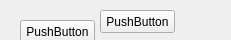
<?xml version="1.0" encoding="UTF-8"?>
<ui version="4.0">
 <class>StudentListWidget</class>
 <widget class="QWidget" name="StudentListWidget">
  <property name="geometry">
   <rect>
    <x>0</x>
    <y>0</y>
    <width>231</width>
    <height>40</height>
   </rect>
  </property>
  <property name="sizePolicy">
   <sizepolicy hsizetype="Fixed" vsizetype="Fixed">
    <horstretch>0</horstretch>
    <verstretch>0</verstretch>
   </sizepolicy>
  </property>
  <property name="windowTitle">
   <string>Form</string>
  </property>
  <widget class="QPushButton" name="pushButton">
   <property name="geometry">
    <rect>
     <x>20</x>
     <y>20</y>
     <width>75</width>
     <height>23</height>
    </rect>
   </property>
   <property name="text">
    <string>PushButton</string>
   </property>
  </widget>
  <widget class="QPushButton" name="pushButton_2">
   <property name="geometry">
    <rect>
     <x>100</x>
     <y>10</y>
     <width>75</width>
     <height>23</height>
    </rect>
   </property>
   <property name="text">
    <string>PushButton</string>
   </property>
  </widget>
 </widget>
 <resources/>
 <connections/>
</ui>
